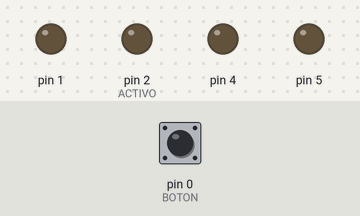
Recording of a sketch running on a simulated Arduino Uno, built with avr-gcc and run on an emulated ATmega328P. On the bench: output pins drawn as LEDs (lit = HIGH). Dashed ring = blinking. The test bench sets the inputs (shaded band); at power-on: pin 0 (BOTON) HIGH.

Above: at 1.2 s.
1.3 s: pin 0 (BOTON) pulled LOW for 0.15 s
At 2.2 s:
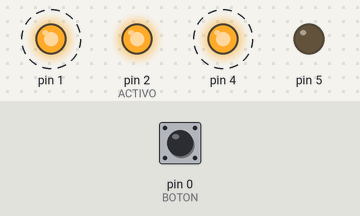
At 5.04 s:
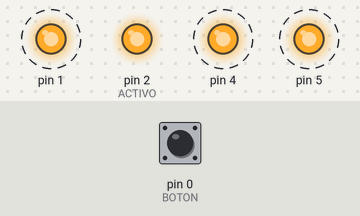
Timing chart, 0 to 13.3 s (numbered marks = the images above; inputs shaded):
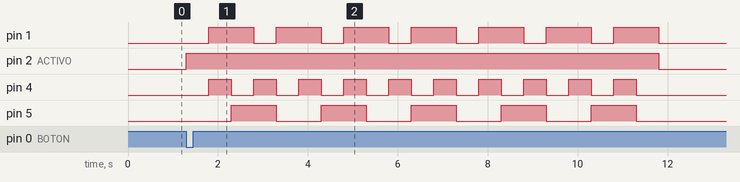

Measured:
- after the input at 1.3 s, pin 1: alternates HIGH for 1.0 s and LOW for 0.50 s, starting after 0.50 s; pin 2 (ACTIVO): LOW → HIGH at once, → LOW 10.5 s later

The sketch:

Blink_v-1-2-0.ino
```cpp
//Poling y estructuras

#define BOTON 0
#define ACTIVO 2

struct blink
{
    const uint16_t tiempoON;    //ms
    const uint16_t tiempoOFF;   //ms
    const uint8_t repeticiones; //veces
    const uint8_t pin;          //pin de salida

    uint16_t tiempo;
    uint16_t contador;
};

struct blink blink1
{
    1000, 1000, 5, 5, 0, 0
};

struct blink blink2
{
    500, 500, 10, 4, 0, 0
};

struct blink blink3
{
    1000, 500, 7, 1, 0, 0
};

void setup()
{
    pinMode(BOTON, INPUT);
    pinMode(ACTIVO, OUTPUT);
    pinMode(blink1.pin, OUTPUT);
    pinMode(blink2.pin, OUTPUT);
    pinMode(blink3.pin, OUTPUT);

    digitalWrite(ACTIVO, 0);
}

void loop()
{
    if (digitalRead(ACTIVO) == 0)
    {
        blink1.contador = 0;
        blink2.contador = 0;
        blink3.contador = 0;
        blink1.tiempo = millis();
        blink2.tiempo = millis();
        blink3.tiempo = millis();
        if (digitalRead(BOTON) == 0)
        {
            digitalWrite(ACTIVO, 1);
        }
    }
    else
    {

        bool ind1 = blinkear_p(&blink1);
        bool ind2 = blinkear_p(&blink2);
        bool ind3 = blinkear_p(&blink3);
        digitalWrite(ACTIVO, !(ind1 && ind2 && ind3));
    }
}

void blinkear(struct blink *b)
{
    for (uint8_t i = 0; i < b->repeticiones; i++)
    {
        digitalWrite(b->pin, 1);
        delay(b->tiempoON);
        digitalWrite(b->pin, 0);
        delay(b->tiempoOFF);
    }
}

bool blinkear_p(struct blink *b)
{
    Serial.println(b->repeticiones);
    if (b->contador == b->repeticiones)
        return true; //Acabo el blink

    uint16_t dt = millis() - (b->tiempo);

    if (digitalRead(b->pin) == 1)
    {
        if (dt >= b->tiempoON)
        {
            b->tiempo = millis();
            digitalWrite(b->pin, 0);
            b->contador++;
        }
    }
    else
    {
        if (dt >= b->tiempoOFF)
        {
            b->tiempo = millis();
            digitalWrite(b->pin, 1);
        }
    }
    return false;
}
```
